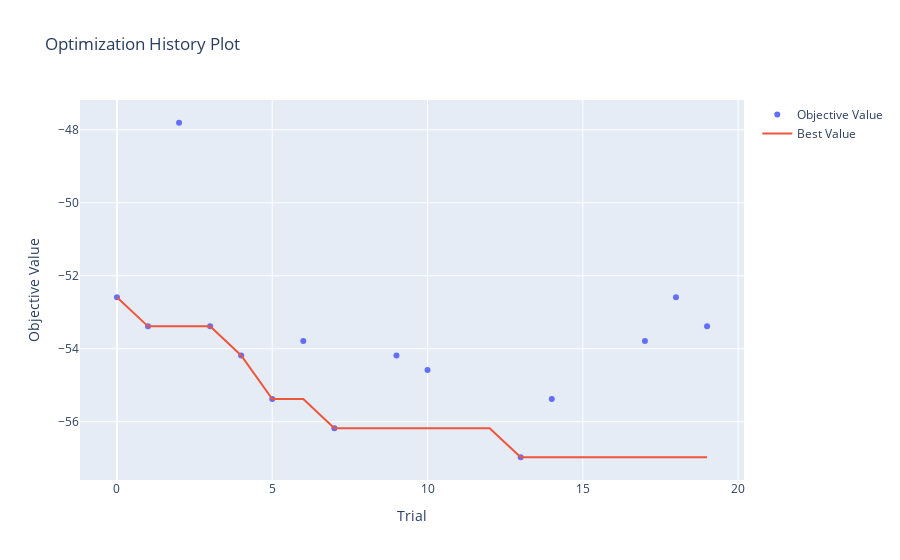
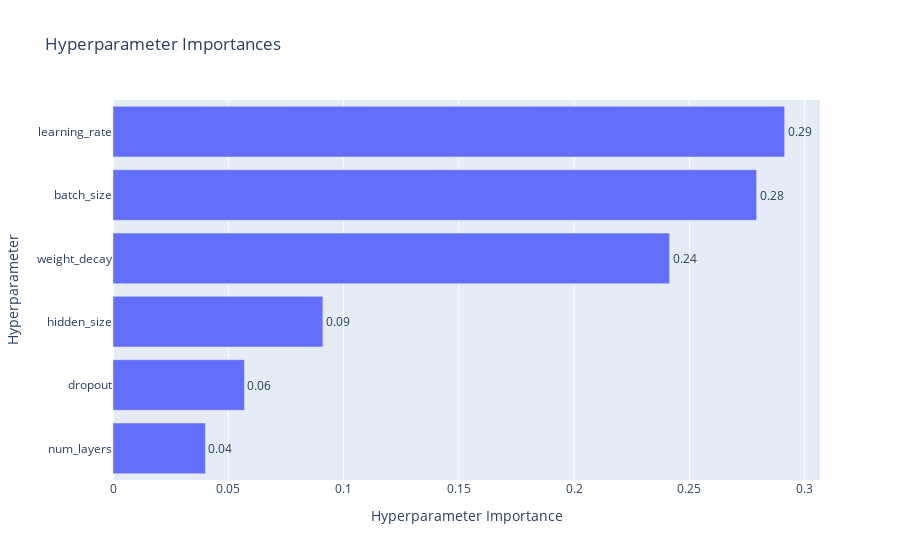

Notebook cell for these charts, in order:
### Code cell
if OPTUNA_AVAILABLE and OPTIMIZE_HYPERPARAMETERS:
    def objective(trial):
        """
        Optuna objective function for hyperparameter optimization.
        
        Args:
            trial: Optuna trial object
            
        Returns:
            Validation loss (to minimize)
        """
        # Suggest hyperparameters
        hidden_size = trial.suggest_int('hidden_size', 32, 128, step=16)
        num_layers = trial.suggest_int('num_layers', 1, 3)
        dropout = trial.suggest_float('dropout', 0.1, 0.5, step=0.1)
        learning_rate = trial.suggest_float('learning_rate', 1e-4, 1e-2, log=True)
        weight_decay = trial.suggest_float('weight_decay', 1e-6, 1e-4, log=True)
        batch_size = trial.suggest_categorical('batch_size', [16, 32, 64])
        
        # Create model with suggested hyperparameters
        model = LSTMPredictor(
            input_size=INPUT_SIZE,
            hidden_size=hidden_size,
            num_layers=num_layers,
            dropout=dropout
        ).to(device)
        
        # Create optimizer and loss (Huber Loss for robustness to outliers)
        optimizer = optim.Adam(model.parameters(), lr=learning_rate, weight_decay=weight_decay)
        criterion = nn.HuberLoss(delta=1.0)  # Changed from MSE to Huber Loss
        
        # Create data loaders with suggested batch size
        train_dataset_opt = TimeSeriesDataset(X_train, y_train)
        val_dataset_opt = TimeSeriesDataset(X_val, y_val)
        train_loader_opt = DataLoader(train_dataset_opt, batch_size=batch_size, shuffle=False)
        val_loader_opt = DataLoader(val_dataset_opt, batch_size=batch_size, shuffle=False)
        
        # Training loop (shorter for optimization)
        n_epochs_opt = 10  # Fewer epochs for faster optimization
        best_directional_accuracy = -1.0  # Track directional accuracy (higher is better)
        patience = 5
        patience_counter = 0
        
        for epoch in range(n_epochs_opt):
            # Train
            model.train()
            for X_batch, y_batch in train_loader_opt:
                X_batch, y_batch = X_batch.to(device), y_batch.to(device)
                optimizer.zero_grad()
                predictions = model(X_batch)
                loss = criterion(predictions, y_batch)
                loss.backward()
                optimizer.step()
            
            # Validate - calculate directional accuracy
            model.eval()
            all_preds = []
            all_targets = []
            with torch.no_grad():
                for X_batch, y_batch in val_loader_opt:
                    X_batch, y_batch = X_batch.to(device), y_batch.to(device)
                    predictions = model(X_batch)
                    all_preds.extend(predictions.cpu().numpy())
                    all_targets.extend(y_batch.cpu().numpy())
            
            # Calculate directional accuracy
            all_preds = np.array(all_preds)
            all_targets = np.array(all_targets)
            # Directional accuracy: percentage of correct direction predictions
            directional_accuracy = np.mean((all_preds * all_targets) > 0) * 100
            
            # Early stopping based on directional accuracy
            if directional_accuracy > best_directional_accuracy:
                best_directional_accuracy = directional_accuracy
                patience_counter = 0
            else:
                patience_counter += 1
                if patience_counter >= patience:
                    break
            
            # Report intermediate value for pruning (use negative for minimization)
            trial.report(-directional_accuracy, epoch)  # Negative because we want to maximize
            if trial.should_prune():
                raise optuna.TrialPruned()
        
        return -best_directional_accuracy  # Return negative for minimization
    
    # Create study
    print("Starting hyperparameter optimization...")
    print(f"Number of trials: {N_TRIALS}")
    print(f"Timeout: {OPTIMIZATION_TIMEOUT} seconds")
    print("=" * 60)
    
    study = optuna.create_study(
        direction='minimize',
        study_name='lstm_hyperparameter_optimization',
        pruner=optuna.pruners.MedianPruner(n_startup_trials=5, n_warmup_steps=3)
    )
    
    # Run optimization
    study.optimize(
        objective,
        n_trials=N_TRIALS,
        timeout=OPTIMIZATION_TIMEOUT,
        show_progress_bar=True
    )
    
    # Display results
    print("\n" + "=" * 60)
    print("Hyperparameter Optimization Results")
    print("=" * 60)
    print(f"Best trial:")
    print(f"  Value (validation loss): {study.best_value:.6f}")
    print(f"\nBest hyperparameters:")
    for key, value in study.best_params.items():
        print(f"  {key}: {value}")
    
    # Store best hyperparameters
    BEST_HYPERPARAMETERS = study.best_params.copy()
    
    print("\n" + "=" * 60)
    
    # Visualization of optimization results
    if OPTUNA_AVAILABLE:
        try:
            optuna.visualization.plot_optimization_history(study).show()
        except:
            print("Note: Visualization requires plotly. Install with: pip install plotly")
        
        try:
            optuna.visualization.plot_param_importances(study).show()
        except:
            pass
else:
    # Use default hyperparameters if optimization is skipped
    BEST_HYPERPARAMETERS = {
        'hidden_size': 64,
        'num_layers': 2,
        'dropout': 0.2,
        'learning_rate': 0.001,
        'weight_decay': 1e-5,
        'batch_size': 32
    }
    print("Using default hyperparameters (optimization skipped)")
    print(f"Hyperparameters: {BEST_HYPERPARAMETERS}")

### Figure 1 — Plotly figure (JSON) as saved in the notebook; plotly's stock layout.template omitted (floating-point values rounded to 4 significant figures)
{"data": [{"mode": "markers", "name": "Objective Value", "x": [0, 1, 2, 3, 4, 5, 6, 7, 9, 10, 13, 14, 17, 18, 19], "y": [-52.59, -53.39, -47.81, -53.39, -54.18, -55.38, -53.78, -56.18, -54.18, -54.58, -56.97, -55.38, -53.78, -52.59, -53.39], "type": "scatter"}, {"mode": "lines", "name": "Best Value", "x": [0, 1, 2, 3, 4, 5, 6, 7, 8, 9, 10, 11, 12, 13, 14, 15, 16, 17, 18, 19], "y": [-52.59, -53.39, -53.39, -53.39, -54.18, -55.38, -55.38, -56.18, -56.18, -56.18, -56.18, -56.18, -56.18, -56.97, -56.97, -56.97, -56.97, -56.97, -56.97, -56.97], "type": "scatter"}, {"marker": {"color": "#cccccc"}, "mode": "markers", "name": "Infeasible Trial", "showlegend": false, "x": [], "y": [], "type": "scatter"}], "layout": {"title": {"text": "Optimization History Plot"}, "xaxis": {"title": {"text": "Trial"}}, "yaxis": {"title": {"text": "Objective Value"}}}}

### Figure 2 — Plotly figure (JSON) as saved in the notebook; plotly's stock layout.template omitted (floating-point values rounded to 4 significant figures)
{"data": [{"cliponaxis": false, "hovertemplate": ["num_layers (IntDistribution): 0.040079816169992594<extra></extra>", "dropout (FloatDistribution): 0.057025430882539016<extra></extra>", "hidden_size (IntDistribution): 0.0910223022020434<extra></extra>", "weight_decay (FloatDistribution): 0.24141765515654579<extra></extra>", "batch_size (CategoricalDistribution): 0.27915167672859603<extra></extra>", "learning_rate (FloatDistribution): 0.2913031188602832<extra></extra>"], "name": "Objective Value", "orientation": "h", "text": ["0.04", "0.06", "0.09", "0.24", "0.28", "0.29"], "textposition": "outside", "x": [0.04008, 0.05703, 0.09102, 0.2414, 0.2792, 0.2913], "y": ["num_layers", "dropout", "hidden_size", "weight_decay", "batch_size", "learning_rate"], "type": "bar"}], "layout": {"title": {"text": "Hyperparameter Importances"}, "xaxis": {"title": {"text": "Hyperparameter Importance"}}, "yaxis": {"title": {"text": "Hyperparameter"}}}}
